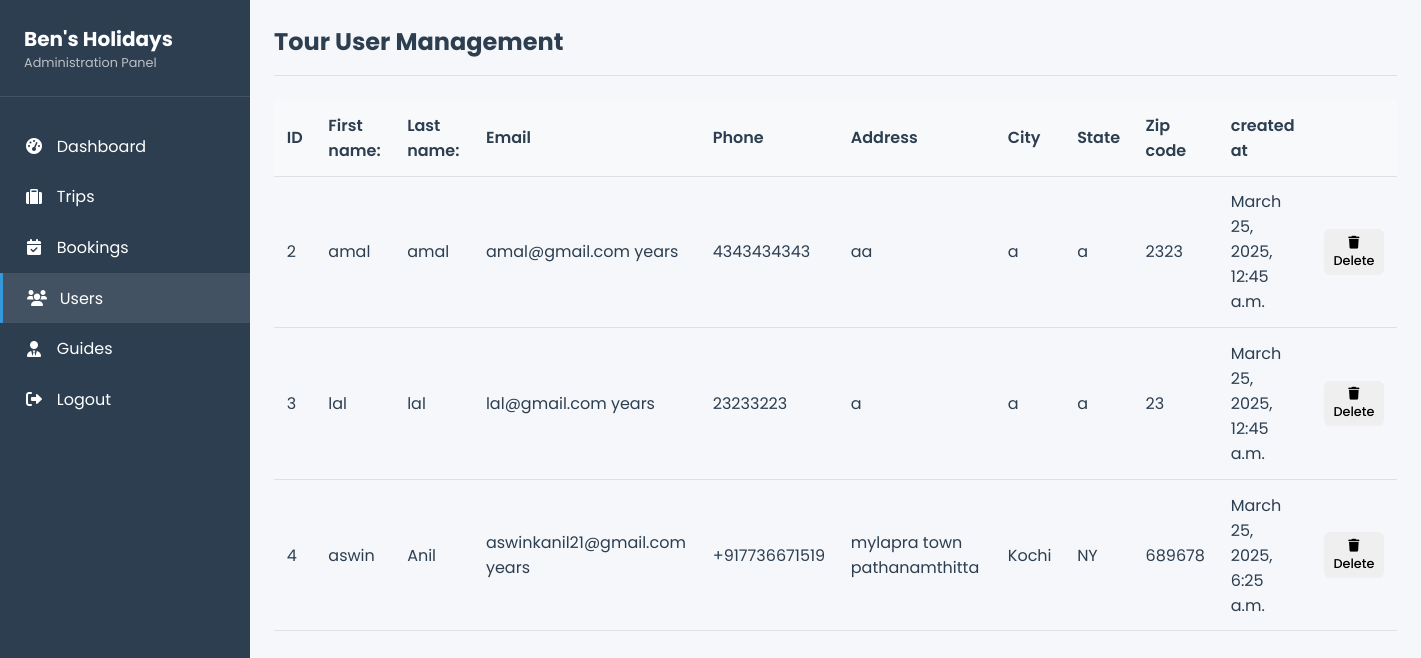
Page /admin_v/admin_view_user on the committed database.
### user/models.py (models this page shows, shortened)
class USER_DB(models.Model):
    id = models.AutoField(primary_key=True)
    first_name = models.CharField(max_length=100)
    last_name = models.CharField(max_length=100)
    email = models.EmailField(unique=True)
    password = models.CharField(max_length=128)  # Store hashed passwords
    phone = models.CharField(max_length=20, blank=True, null=True)
    address = models.CharField(max_length=255)
    city = models.CharField(max_length=100)
    state = models.CharField(max_length=100)
    zip_code = models.CharField(max_length=20)
    terms_accepted = models.BooleanField(default=False)
    created_at = models.DateTimeField(auto_now_add=True)
    updated_at = models.DateTimeField(auto_now=True)

### admin_view/views.py (the view)
# urls.py: path('admin_view_user', views.admin_view_user, name='admin_view_user'),
def admin_view_user(request):
    user = USER_DB.objects.all()
    return render(request,"admin_view_user.html",{'user': user})

### admin_view/templates/admin_view_user.html (shortened to what this page needs)
<!DOCTYPE html>
<html lang="en">
<head>
    <link rel="stylesheet" href="https://cdnjs.cloudflare.com/ajax/libs/font-awesome/6.0.0-beta3/css/all.min.css">
</head>
<body>
    <div class="admin-container">
        <aside class="sidebar">
            <div class="brand">
                <h2>Ben's Holidays</h2>
                <p>Administration Panel</p>
            </div>
            <ul class="nav-menu">
                <li class="nav-item">
                    <a href="/admin_v/admin_home" class="nav-link">
                        <i class="fas fa-tachometer-alt"></i>
                        Dashboard
                    </a>
                </li>
                <li class="nav-item">
                    <a href="/admin_v/admin_view_pack" class="nav-link">
                        <i class="fas fa-suitcase"></i>
                        Trips
                    </a>
                </li>
                <li class="nav-item">
                    <a href="#" class="nav-link">
                        <i class="fas fa-calendar-check"></i>
                        Bookings
                    </a>
                </li>
                <li class="nav-item">
                    <a href="/admin_v/admin_view_user" class="nav-link active">
                        <i class="fas fa-users"></i>
                        Users
                    </a>
                </li>
                <li class="nav-item">
                    <a href="/admin_v/admin_view_guide" class="nav-link">
                        <i class="fas fa-user-tie"></i>
                        Guides
                    </a>
                </li>
                <li class="nav-item">
                    <a href="/admin_v" class="nav-link">
                        <i class="fas fa-sign-out-alt"></i>
                        Logout
                    </a>
                </li>
            </ul>
        </aside>
        <main class="main-content">
            <div class="header">
                <h1>Tour User Management</h1>
            </div>
            <div class="table-responsive">
                <table>
                    <thead>
                        <tr>
                            <th>ID</th>
                            <th>First name:</th>
                            <th>Last name:</th>
                            <th>Email</th>
                            <th>Phone</th>
                            <th>Address</th>
                            <th>City</th>
                            <th>State</th>
                            <th>Zip code</th>
                            <th>created at</th>
                            <th></th>
                        </tr>
                    </thead>
                    <tbody>
                        {% for user_d in user %}
                        <tr>
                            <td>{{ user_d.id }}</td>
                            <td>{{ user_d.first_name }}</td>
                            <td>{{ user_d.last_name }}</td>
                            <td>{{ user_d.email }} years</td>
                            <td>{{ user_d.phone }}</td>
                            <td>{{ user_d.address }}</td>
                            <td>{{ user_d.city }}</td>
                            <td>{{ user_d.state }}</td>
                            <td>{{ user_d.zip_code }}</td>
                            <td>{{ user_d.created_at }}</td>
                            <td>
                                <div class="action-btns">
                                    <a href="/admin_v/admin_delete_user_btn/{{ user_d.id }}">
                                        <button class="btn btn-danger btn-sm" >
                                            <i class="fas fa-trash"></i> Delete
                                        </button>
                                    </a>
                                </div>
                            </td>
                        </tr>
                        {% empty %}
                        <tr>
                            <td colspan="7" style="text-align: center;">No guides found</td>
                        </tr>
                        {% endfor %}
                    </tbody>
                </table>
            </div>
        </main>
    </div>
</body>
</html>

### admin_view/templates/admin_view_user.html (style rules this page uses)
:root { --primary: #3498db; --primary-dark: #2980b9; --secondary: #2c3e50; --danger: #e74c3c; --success: #2ecc71; --warning: #f39c12; --light: #f8f9fa; --dark: #343a40; --gray: #7f8c8d; --light-gray: #e0e0e0; }
* { margin: 0; padding: 0; box-sizing: border-box; font-family: 'Poppins', sans-serif; }
body { background-color: #f5f7fa; color: var(--secondary); }
.admin-container { display: grid; grid-template-columns: 250px 1fr; min-height: 100vh; }
.sidebar { background-color: var(--secondary); color: white; padding: 1.5rem 0; position: sticky; top: 0; height: 100vh; }
.brand { padding: 0 1.5rem 1.5rem; border-bottom: 1px solid rgba(255,255,255,0.1); }
.brand h2 { font-size: 1.25rem; }
.brand p { font-size: 0.8rem; color: var(--light-gray); opacity: 0.8; }
.nav-menu { margin-top: 1.5rem; }
.nav-item { list-style: none; }
.nav-link { display: flex; align-items: center; padding: 0.8rem 1.5rem; color: white; text-decoration: none; transition: all 0.3s; }
.nav-link:hover, .nav-link.active { background-color: rgba(255,255,255,0.1); border-left: 3px solid var(--primary); }
.nav-link i { margin-right: 0.8rem; width: 20px; text-align: center; }
.main-content { padding: 1.5rem; }
.header { display: flex; justify-content: space-between; align-items: center; margin-bottom: 1.5rem; padding-bottom: 1rem; border-bottom: 1px solid var(--light-gray); }
.header h1 { font-size: 1.5rem; color: var(--secondary); }
.btn { padding: 0.5rem 1rem; border-radius: 6px; border: none; cursor: pointer; font-weight: 500; transition: all 0.3s; }
.table-responsive { overflow-x: auto; }
table { width: 100%; border-collapse: collapse; }
th, td { padding: 0.8rem; text-align: left; border-bottom: 1px solid var(--light-gray); }
th { font-weight: 600; color: var(--secondary); background-color: #f8f9fa; }
.btn-sm { padding: 0.3rem 0.6rem; font-size: 0.8rem; }

### rows in the picture
USER_DB: id "2", first_name "amal", last_name "amal", email "amal@gmail.com", phone "4343434343", address "aa", city "a", state "a", zip_code "2323", created_at "March 25, 2025, 12:45 a.m."
USER_DB: id "3", first_name "lal", last_name "lal", email "lal@gmail.com", phone "23233223", address "a", city "a", state "a", zip_code "23", created_at "March 25, 2025, 12:45 a.m."
USER_DB: id "4", first_name "aswin", last_name "Anil", email "aswinkanil21@gmail.com", phone "+917736671519", address "mylapra town pathanamthitta", city "Kochi", state "NY", zip_code "689678", created_at "March 25, 2025, 6:25 a.m."
